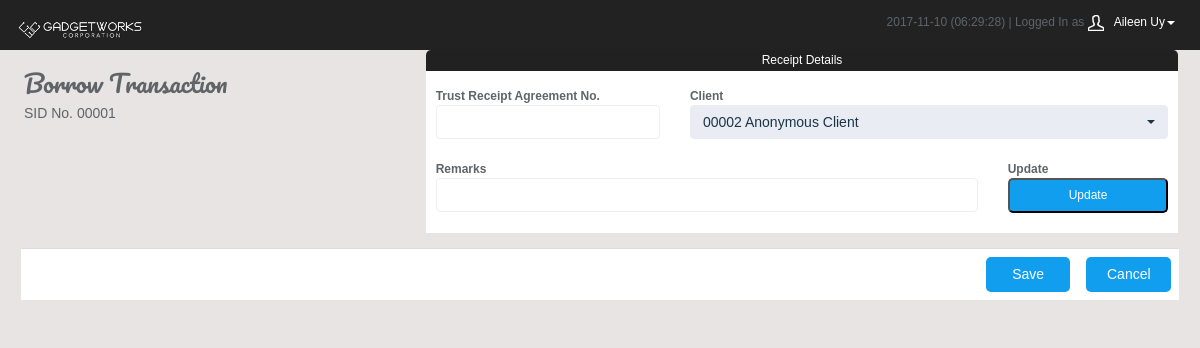
Screenshot of /branch/t_borrow.php (signed in) with the database file from the repository.
### tables this page shows
CREATE TABLE `entity` (
  `ID` int(11) NOT NULL AUTO_INCREMENT,
  `Name` varchar(120) NOT NULL,
  `Address` varchar(225) NOT NULL,
  `Phone` varchar(120) NOT NULL,
  `Birthdate` datetime NOT NULL,
  `Username` varchar(120) NOT NULL,
  `Password` varchar(45) NOT NULL,
  `Level` int(11) NOT NULL,
  `Type` int(11) NOT NULL,
  `Mark` int(11) NOT NULL,
  PRIMARY KEY (`ID`)
);

### branch/t_borrow.php (the view, shortened to what this page needs)
<html>
	<?php require_once("../resource/sections/branch_header.php"); ?>
	<body>
		<?php
			require_once("../resource/sections/branch_banner.php");
			if(!isset($_SESSION['borrow']))
			{
				$sid = $_SESSION['borrow'];
			}
			if(isset($_POST['destination']))
			{
				$destination = $mysqli->real_escape_string($_POST['destination']);
				$reference = $mysqli->real_escape_string($_POST['reference']);
				$comment = $mysqli->real_escape_string($_POST['comment']);
				$update = mysqli_query($mysqli, "UPDATE `transaction` SET `Destination` = '$destination', `Reference` = '$reference', `Comment` = '$comment' WHERE `ID` = '$sid'");
				$update_payments = mysqli_query($mysqli, "UPDATE payment SET Client = '$destination' WHERE SID = '$sid'");
				$_SESSION['success'] = "Successfully updated receipt details.";
			}
			else
			{
				$reference = mysqli_query($mysqli, "SELECT `Reference` FROM `transaction` WHERE `ID` = '$sid'");
				$reference = mysqli_fetch_row($reference); $reference = $reference[0];
			}
		?>
		<div style="width:100%">
			<div class="row">
				<div class="col-sm-4">
					<h3>Borrow Transaction</h3>
					<h5>SID No. <?php echo sprintf('%05d', $sid); ?></h5>
				</div>
				<div class="col-sm-8">
					<div style="margin-right:-10px">
						<div class="form_class_view">
							<div class="form_title_view">Receipt Details</div>
							<div class="form_content_view">
								<form class="form-horizontal" method=post action="<?php echo $_SERVER['PHP_SELF'];?>">
									<div class="form-group">
										<div class="col-sm-4">
											<label for="reference" class="control-label">Trust Receipt Agreement No.</label>
											<input type="text" name="reference" class="form-control" required <?php if(isset($reference)) echo  "value='".$reference."'"; ?> >
										</div>
										<div class="col-sm-8">
											<label for="destination" class="control-label">Client</label>
											<select name="destination" class="selectpicker form-control" data-live-search="true">
											<?php
												$clients = mysqli_query($mysqli, "SELECT `ID`, `Name` FROM entity WHERE `Mark` = 1 AND `Type` = 4");
												for($i=0; $i<mysqli_num_rows($clients) and mysqli_num_rows($clients)>0; $i++)
												{
													$clients->data_seek($i);
													$row = $clients->fetch_row();
													if($row[0] == $destination) echo "<option value='".$row[0]."' SELECTED>".sprintf('%05d', $row[0])." ".ucwords(strtolower($row[1]))."</option>";
													else echo "<option value='".$row[0]."'>".sprintf('%05d', $row[0])." ".ucwords(strtolower($row[1]))."</option>";
												}
											?>
											</select>
										</div>
									</div>
									<div class="form-group">
										<div class="col-sm-9">
											<label for="comment" class="control-label">Remarks</label>
											<input type="text" name="comment" class="form-control" <?php if(isset($comment)) echo "value='".$comment."'"; ?> >
										</div>
										<div class="col-sm-3">
											<label for="update" class="control-label">Update</label>
											<button name="update" type="submit" class="view_button">Update</button>
										</div>
									</div>
								</form>
							</div>
						</div>
					</div>
				</div>
				<div class="selecttable" style="width:98%;margin-left:1%">
			        	<table class="table" style="font-size:12px;width:100%">
			        		<tr style="text-align:center;">
			        			<td style="width:76%;text-align:right;margin-right:5px;">&nbsp</td>
			        			<td style="width:8%"><a class='btn view_button' href='t_borrow.php?save=true' role='button'>Save</a></td>
			        			<td style="width:8%"><a class='btn view_button' href='t_borrow.php?cancel=true' role='button'>Cancel</a></td>
			        		</tr>
			        	</table>
			        </div>
			</div>
		</div>
	</body>
</html>

### resource/sections/branch_banner.php (shortened to what this page needs)
<nav class="navbar navbar-inverse navbar-fixed-top" role="navigation">
		<div class="container-fluid">
			<div class="navbar-header">
				<a class="navbar-brand" href="index.php"><img src="/resource/images/gwbannerlogo2.png" height="30" alt="Banner Image"/></a>
				<ul class="user-menu">
					<li class="dropdown pull-right">
						<?php
							require_once("../resource/database/hive.php");
							$date_today = date("Y-m-d");
							$userID = $_SESSION['id'];
							$myname = mysqli_query($mysqli, "SELECT `Name` FROM `entity` WHERE `ID` = '$userID'");
							$myname = mysqli_fetch_row($myname);
							$userName = $myname[0];
							echo $date_today.' (<span id="clock"><script type="text/javascript">startclock();</script></span>) | Logged In as <a href="#" class="dropdown-toggle" data-toggle="dropdown"><svg class="glyph stroked male-user"><use xlink:href="#stroked-male-user"></use></svg>'.$userName.'<span class="caret"></span></a>
						<ul class="dropdown-menu" role="menu">
							<li><a href="#"><svg class="glyph stroked male-user"><use xlink:href="#stroked-male-user"></use></svg> Profile</a></li>
							<li><a href="about_profile.php"><svg class="glyph stroked gear"><use xlink:href="#stroked-gear"></use></svg> Settings</a></li>
							<li><a href="logout.php"><svg class="glyph stroked cancel"><use xlink:href="#stroked-cancel"></use></svg> Logout</a></li>
						</ul>';
						?>
					</li>
				</ul>
			</div>
		</div>
	</nav>

### branch/css/styles.css (style rules this page uses)
body { background: #f1f4f7; padding-top: 50px; color: #5f6468; }
a, a:hover, a:focus { color: #30a5ff; }
h1, h2, h3, h4, h5, h6 { color: #5f6468; }
h3, h4 { font-weight: 300; }
.form-control { border: 1px solid #eee; box-shadow: none; }
.navbar-header .navbar-brand { color: #fff; font-size: 16px; text-transform: uppercase; font-weight: 500; letter-spacing: 2px; }
.navbar { border: 0; }
.user-menu { display: inline-block; margin-top: 14px; margin-right: 10px; float: right; list-style: none; padding: 0; }
.user-menu a { color: #fff; }
@media (min-width: 768px) { .navbar-header { width: 100%; } }
.table { background: #fff; }
.sidebar .glyph, .user-menu .glyph { height: 16px; width: 16px; margin: 0 10px 0 0; stroke-width: 3px; }
.user-menu .glyph { stroke-width: 4px; }

### resource/graphics/css/clinic_standard.css (style rules this page uses)
body { background:#E8E4E4; margin: 0px 2% 0px 2%; font-family: helvetica; font-size:12px; }
h3, h4 { font-family:Pacifico; }
.selecttable { font-size:12px; margin-top:15px; }
.form_class_view { margin: 0px 1% 0px 1%; background:white; border-radius: 5px; }
.form_title_view { background:#212121; color:white; text-align:center; padding: 2px 0px 2px 0px; -webkit-border-top-left-radius: 5px; -webkit-border-top-right-radius: 5px; -moz-border-radius-topleft: 5px; -moz-border-radius-topright: 5px; border-top-left-radius: 5px; border-top-right-radius: 5px }
.form_content_view { padding:10px 10px 5px 10px; background:white; }
.view_button { border-radius: 5px; width:100%; height:35px; text-align:center; background:#119EEF; color:white; }

### rows the page displays
entity: Name "Aileen Uy"
entity: ID "00002", Name "Anonymous Client"

### other values shown
$sid "00001"
